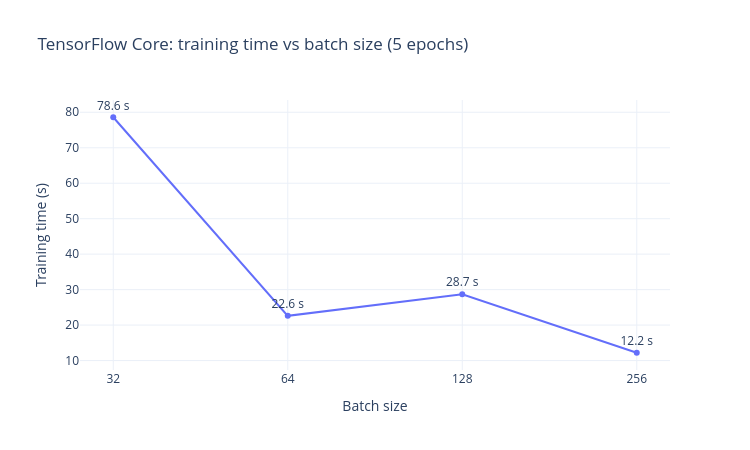

Source (notebook cell):
### Code cell
import plotly.graph_objects as go

fig = go.Figure(go.Scatter(
    x=[str(r[0]) for r in batch_results],
    y=[round(r[2], 1) for r in batch_results],
    mode="lines+markers+text",
    text=[f"{r[2]:.1f} s" for r in batch_results],
    textposition="top center",
))
fig.update_layout(
    title="TensorFlow Core: training time vs batch size (5 epochs)",
    xaxis_title="Batch size",
    yaxis_title="Training time (s)",
    template="plotly_white",
    width=750, height=450,
)
fig.show()

### Figure 1 — Plotly figure (JSON) as saved in the notebook; plotly's stock layout.template omitted (floating-point values rounded to 4 significant figures)
{"data": [{"mode": "lines+markers+text", "text": ["78.6 s", "22.6 s", "28.7 s", "12.2 s"], "textposition": "top center", "type": "scatter", "x": ["32", "64", "128", "256"], "y": [78.6, 22.6, 28.7, 12.2]}], "layout": {"height": 450, "title": {"text": "TensorFlow Core: training time vs batch size (5 epochs)"}, "width": 750, "xaxis": {"title": {"text": "Batch size"}}, "yaxis": {"title": {"text": "Training time (s)"}}}}
